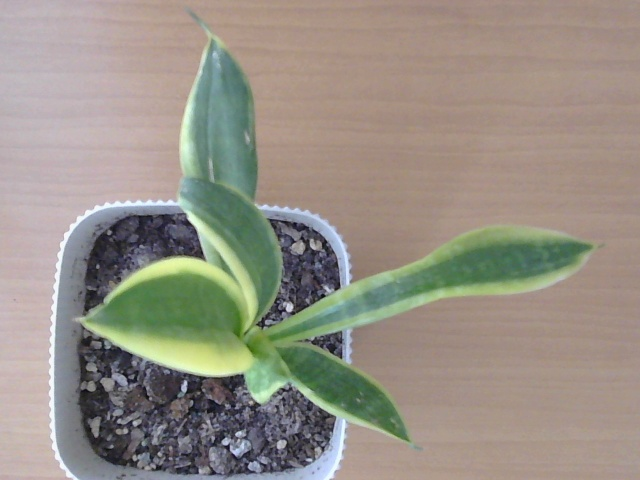
#> input picture images/5_1_2026/original_plants/plant0.jpg, 640 x 480 px, found by its file name
$ python normalize_hist_images.py
#> lines starting #> are read from the running program, lines starting #| are printed output that depends on the picture
import cv2
import numpy as np
import matplotlib.pyplot as plt

img = cv2.imread("plant0.jpg")
#> img is the input picture: shape (480, 640, 3); mean B, G, R 133.7, 144.4, 151.2
hsv = cv2.cvtColor(img, cv2.COLOR_BGR2HSV)
#> hsv: shape (480, 640, 3); mean H, S, V 50.3, 47.3, 158.7
h, s, v = cv2.split(hsv)
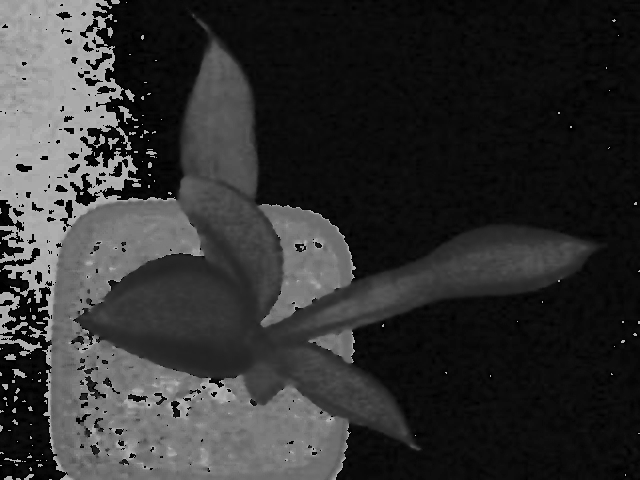
#> h: shape (480, 640); min 0, max 179, mean 50.3
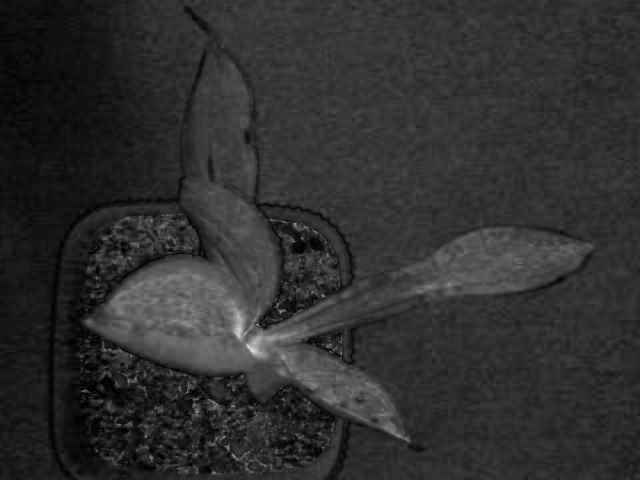
#> s: shape (480, 640); min 0, max 231, mean 47.3
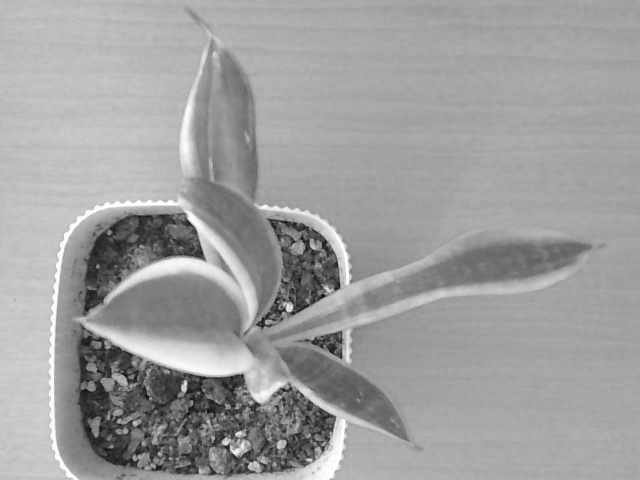
#> v: shape (480, 640); min 14, max 255, mean 158.7

# Compute histograms
hist_h = cv2.calcHist([h], [0], None, [180], [0, 180])
#> hist_h = 180 values, max 37842 at index 11, min 0 at index 137, mean 1706.7
hist_s = cv2.calcHist([s], [0], None, [256], [0, 256])
#> hist_s = 256 values, max 10936 at index 48, min 0 at index 1, mean 1200
hist_v = cv2.calcHist([v], [0], None, [256], [0, 256])
#> hist_v = 256 values, max 11926 at index 165, min 0 at index 0, mean 1200

# Normalize to range 0–1
hist_h = cv2.normalize(hist_h, None, alpha=0, beta=1, norm_type=cv2.NORM_MINMAX)
#> hist_h = 180 values, max 1 at index 11, min 0 at index 137, mean 0.0451
hist_s = cv2.normalize(hist_s, None, alpha=0, beta=1, norm_type=cv2.NORM_MINMAX)
#> hist_s = 256 values, max 1 at index 48, min 0 at index 1, mean 0.11
hist_v = cv2.normalize(hist_v, None, alpha=0, beta=1, norm_type=cv2.NORM_MINMAX)
#> hist_v = 256 values, max 1 at index 165, min 0 at index 0, mean 0.101

# Plot
plt.figure(figsize=(12,4))
plt.subplot(1,3,1); plt.plot(hist_h, color='m'); plt.title("Hue (normalized)")
plt.subplot(1,3,2); plt.plot(hist_s, color='g'); plt.title("Saturation (normalized)")
plt.subplot(1,3,3); plt.plot(hist_v, color='b'); plt.title("Value (normalized)")
plt.tight_layout()
plt.show()
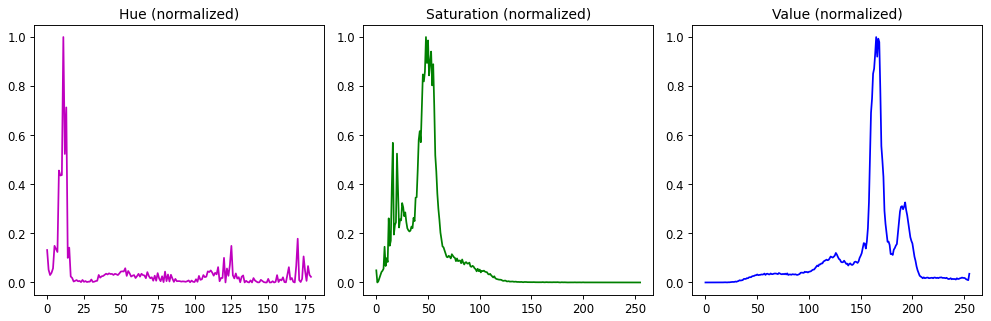
#> figure drawn by matplotlib, 3 panels; panel 1: curve peaks at x = 11, y = 1; panel 2: curve peaks at x = 48, y = 1; panel 3: curve peaks at x = 165, y = 1

$ run again, with images/5_1_2026/original_plants/plant10.jpg copied over images/5_1_2026/original_plants/plant0.jpg
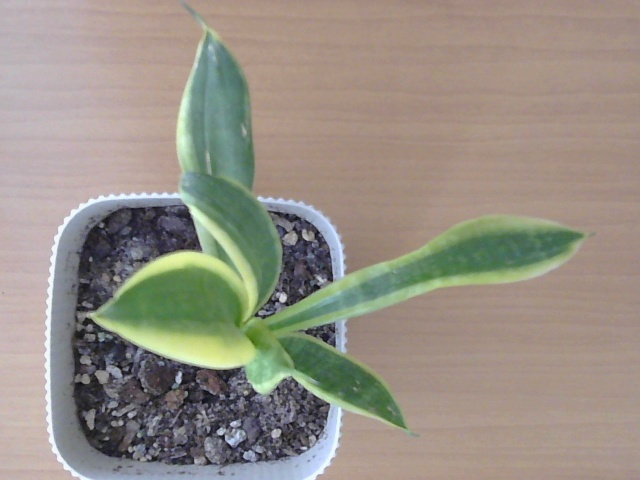
#> input picture images/5_1_2026/original_plants/plant10.jpg, 640 x 480 px, found by its file name
#> img is the input picture: shape (480, 640, 3); mean B, G, R 133.3, 144, 151
#> hsv: shape (480, 640, 3); mean H, S, V 47.4, 47.5, 158.6
#> `h, s, v = cv2.split(hsv)`:
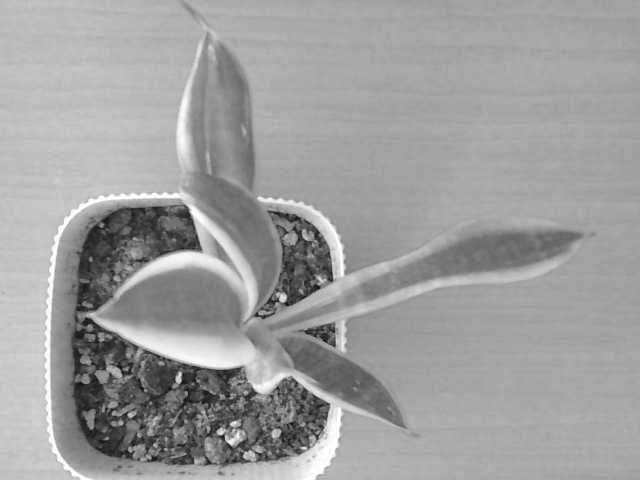
#> v: shape (480, 640); min 14, max 255, mean 158.6
#> `hist_h = cv2.calcHist([h], [0], None, [180], [0, 180])`: hist_h = 180 values, max 38172 at index 11, min 0 at index 137, mean 1706.7
#> `hist_s = cv2.calcHist([s], [0], None, [256], [0, 256])`: hist_s = 256 values, max 11829 at index 50, min 0 at index 1, mean 1200
#> `hist_v = cv2.calcHist([v], [0], None, [256], [0, 256])`: hist_v = 256 values, max 12995 at index 168, min 0 at index 0, mean 1200
#> `hist_h = cv2.normalize(hist_h, None, alpha=0, beta=1, norm_type=cv2.NO..`: hist_h = 180 values, max 1 at index 11, min 0 at index 137, mean 0.0447
#> `hist_s = cv2.normalize(hist_s, None, alpha=0, beta=1, norm_type=cv2.NO..`: hist_s = 256 values, max 1 at index 50, min 0 at index 1, mean 0.101
#> `hist_v = cv2.normalize(hist_v, None, alpha=0, beta=1, norm_type=cv2.NO..`: hist_v = 256 values, max 1 at index 168, min 0 at index 0, mean 0.0923
#> `plt.show()`:
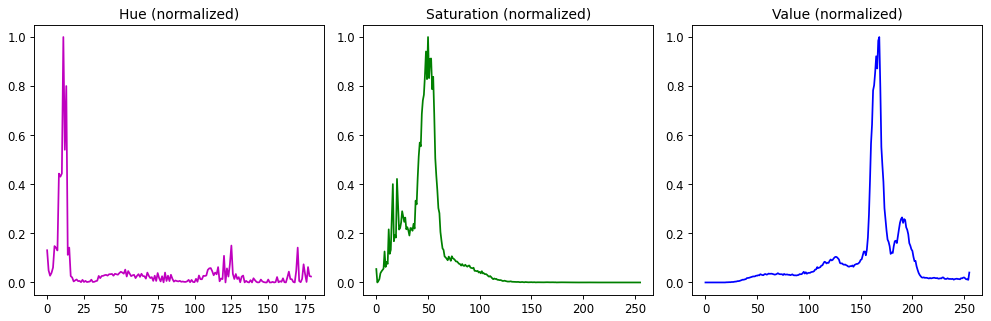
#> figure drawn by matplotlib, 3 panels; panel 1: curve peaks at x = 11, y = 1; panel 2: curve peaks at x = 50, y = 1; panel 3: curve peaks at x = 168, y = 1

$ run again, with images/5_1_2026/original_plants/plant11.jpg copied over images/5_1_2026/original_plants/plant0.jpg
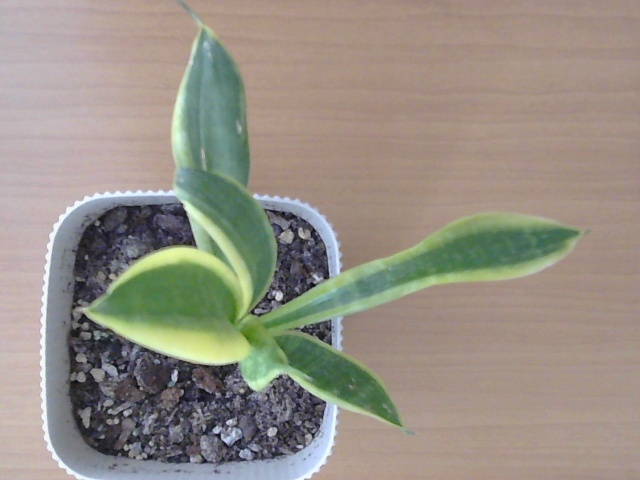
#> input picture images/5_1_2026/original_plants/plant11.jpg, 640 x 480 px, found by its file name
#> img is the input picture: shape (480, 640, 3); mean B, G, R 133.1, 143.8, 150.7
#> hsv: shape (480, 640, 3); mean H, S, V 47.8, 47.8, 158.4
#> `h, s, v = cv2.split(hsv)`:
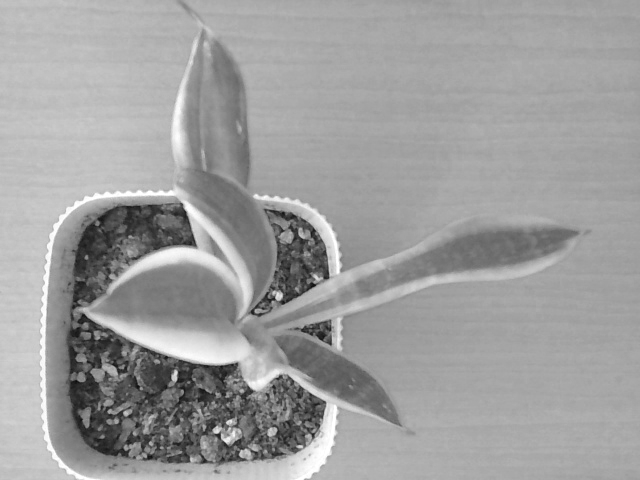
#> v: shape (480, 640); min 10, max 255, mean 158.4
#> `hist_h = cv2.calcHist([h], [0], None, [180], [0, 180])`: hist_h = 180 values, max 38805 at index 11, min 0 at index 137, mean 1706.7
#> `hist_s = cv2.calcHist([s], [0], None, [256], [0, 256])`: hist_s = 256 values, max 11622 at index 48, min 0 at index 1, mean 1200
#> `hist_v = cv2.calcHist([v], [0], None, [256], [0, 256])`: hist_v = 256 values, max 13012 at index 168, min 0 at index 0, mean 1200
#> `hist_h = cv2.normalize(hist_h, None, alpha=0, beta=1, norm_type=cv2.NO..`: hist_h = 180 values, max 1 at index 11, min 0 at index 137, mean 0.044
#> `hist_s = cv2.normalize(hist_s, None, alpha=0, beta=1, norm_type=cv2.NO..`: hist_s = 256 values, max 1 at index 48, min 0 at index 1, mean 0.103
#> `hist_v = cv2.normalize(hist_v, None, alpha=0, beta=1, norm_type=cv2.NO..`: hist_v = 256 values, max 1 at index 168, min 0 at index 0, mean 0.0922
#> `plt.show()`:
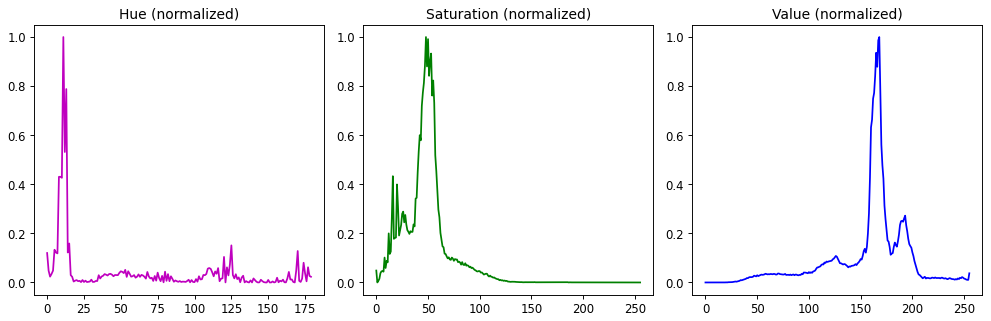
#> figure drawn by matplotlib, 3 panels; panel 1: curve peaks at x = 11, y = 1; panel 2: curve peaks at x = 48, y = 1; panel 3: curve peaks at x = 168, y = 1
